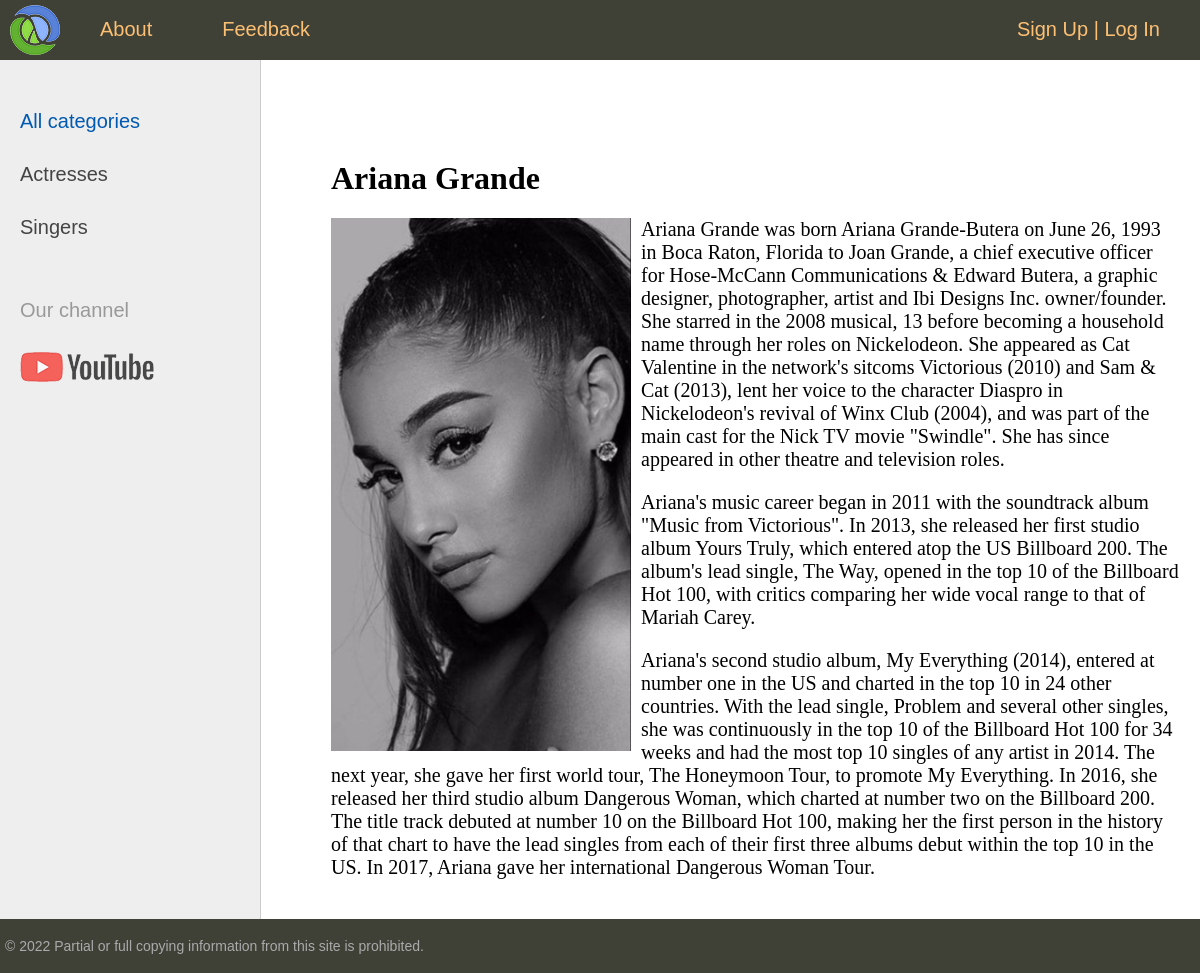
The app's page /post/ariana-grande/ with its own data.
### women/models.py (models this page shows, shortened)
class Category(models.Model):
    name = models.CharField(max_length=100, db_index=True, verbose_name='Category')
    slug = models.SlugField(max_length=255, unique=True, db_index=True, verbose_name="URL")
    def get_absolute_url(self):
        return reverse('category', kwargs={'cat_slug': self.slug})
    class Meta:
        verbose_name = 'Category'
        verbose_name_plural = 'Categories'
        ordering = ['id']

class Women(models.Model):
    title = models.CharField(max_length=255)
    slug = models.SlugField(max_length=255, unique=True, db_index=True, verbose_name="URL")
    content = models.TextField(blank=True)
    photo = models.ImageField(upload_to="photos/%Y/%m/%d/")
    time_create = models.DateTimeField(auto_now_add=True)
    time_update = models.DateTimeField(auto_now=True)
    is_published = models.BooleanField(default=True)
    cat = models.ForeignKey('Category', on_delete=models.PROTECT, verbose_name="Category")
    def __str__(self):
        return self.title   # write this magic method to print titles after SQL query
    class Meta:
        verbose_name = 'Famous women'
        verbose_name_plural = 'Famous women'
        ordering = ['-time_create', 'title']

### women/views.py (the view)
# urls.py: path('post/<slug:post_slug>/', ShowPost.as_view(), name='post'),
class ShowPost(DataMixin, DetailView):
    model = Women
    template_name = 'women/post.html'
    slug_url_kwarg = 'post_slug'
    context_object_name = 'post'
    def get_context_data(self, *, object_list=None, **kwargs):
        context = super().get_context_data(**kwargs)
        c_def = self.get_user_context(title=context['post'])
        return dict(list(context.items()) + list(c_def.items()))

### women/utils.py (called while the page is built)
    def get_user_context(self, **kwargs):
        context = kwargs
        cats = cache.get('cats')
        if not cats:
            cats = Category.objects.annotate(Count('women'))
            cache.set('cats', cats, 200)
        user_menu = menu.copy()
        if not self.request.user.is_authenticated:
            user_menu.pop(1)
        context['menu'] = user_menu
        context['cats'] = cats
        if 'cat_selected' not in context:
            context['cat_selected'] = 0
        return context

### women/templates/women/post.html
{% extends 'women/base.html' %}
{% block content %}
<h1>{{ post.title }}</h1>
{% if post.photo %}
<p><img class="img-article-left" src="{{ post.photo.url }}"></p>
{% endif %}
{{ post.content | linebreaks }}
{% endblock %}

### women/templates/women/base.html (shortened to what this page needs)
{% load static %}
{% load women_tags %}
<!DOCTYPE html>
<html>
<head>
	<link type="text/css" href="{% static 'women/css/styles.css' %}" rel="stylesheet" />
</head>
<body>
<table class="table-page" border=0 cellpadding="0" cellspacing="0">
<tr><td valign=top>
{% block mainmenu %}
		<div class="header">
			<ul id="mainmenu" class="mainmenu">
			<li class="logo"><a href="{% url 'home' %}"><div class="logo"></div></a></li>
{% for m in menu %}
			<li><a href="{% url m.url_name %}">{{m.title}}</a></li>
{% endfor %}
				{% if request.user.is_authenticated %}
				<li class="last">{{ user.username }} | <a href="{% url 'logout' %}">Log Out</a></li>
				{% else %}
				<li class="last"><a href="{% url 'register' %}">Sign Up</a> | <a href="{% url 'login' %}">Log In</a></li>
				{% endif %}
			</ul>
		</div>
{% endblock mainmenu %}
<table class="table-content" border=0 cellpadding="0" cellspacing="0">
<tr>
	<td valign="top" class="left-chapters">
	<ul id="leftchapters">
{% if cat_selected == 0 %}
		<li class="selected">All categories</li>
{% else %}
		<li><a href="{% url 'home' %}">All categories</a></li>
{% endif %}
{% for c in cats %}
{% if c.women__count > 0 %}
	{% if c.pk == cat_selected %}
		<li class="selected">{{c.name}}</li>
	{% else %}
		<li><a href="{{ c.get_absolute_url }}">{{c.name}}</a></li>
	{% endif %}
{% endif %}
{% endfor %}
		<li class="share">
		<p>Our channel</p>
		<a class="share-yt" href="https://www.youtube.com/watch?v=dQw4w9WgXcQ&ab_channel=RickAstley" target="_blank" rel="nofollow"></a>
		</li>
	</ul>
</td>
<td valign="top" class="content">
	<div class="content-text">
{% block content %}
{% endblock %}
	</div>
</td></tr></table>
</td></tr>
<tr><td valign=top>
	<div id="footer">
		<p>&copy; 2022 Partial or full copying information from this site is prohibited.</p>
	</div>
</td></tr></table>
</body>
</html>

### women/static/women/css/styles.css (style rules this page uses)
html, body { font-family: 'Arial'; margin: 0; padding: 0; height: 100%; width: 100%; color: #444; }
a { color: #0059b2; text-decoration: none; }
img { max-width: 600px; height: auto; }
img.img-article-left { max-width: 300px; height: auto; float: left; padding: 0 10px 10px 0; }
.table-page { width: 100%; height: 100%; vertical-align: top; }
.table-page tr { height: 100%; }
.header { background: #3F4137; height: 60px; }
.logo { background: url('../images/logo.png') no-repeat 10px 5px; width: 70px; height: 60px; }
ul.mainmenu { list-style: none; margin: 0; padding: 0; height: 60px; color: #fdc073; font-size: 20px; overflow: hidden; }
ul.mainmenu li { float: left; margin: 18px 40px 0 30px; }
ul.mainmenu li.logo { margin: 0; }
ul.mainmenu li.last { float: right; }
ul.mainmenu li a { color: #fdc073; text-decoration: none; }
.table-content { width: 100%; min-height: 100%; height: 100%; }
.left-chapters { margin: 0; background: #eee; border-right: 1px solid #ccc; min-height: 100%; }
.left-chapters ul { width: 230px; min-height: 100%; margin: 0; padding: 20px 10px 10px 20px; list-style: none; font-size: 20px; }
.left-chapters ul li { margin: 30px 0 0 0; color: #999; }
.left-chapters ul li.selected { color: #0059b2; }
.left-chapters ul li a { color: #444; text-decoration: none; }
.left-chapters ul li.share { margin: 60px 0 0 0; }
.left-chapters ul li.share p { margin: 30px 0 30px 0; }
.left-chapters ul li.share a { display: inline-block; width: 40px; height: 40px; margin: 0 20px 0 0; }
.left-chapters ul li.share a.share-yt { width: 100%; height: 30px; background: url('../images/share_yt.png') no-repeat 0 0 }
.content { padding: 40px 20px 20px 40px; width: 100%; box-sizing: border-box; }
.content-text { margin: 60px 0 0 30px; color: #000; font-size: 20px; font-family: Yandex Sans Display Light; }
.content-text h1 { font-size: 32px; }
#footer { box-sizing: border-box; background: #3F4137; padding: 5px; color: #aaa; font-size: 14px; font-family: Verdana, Geneva, Arial, Helvetica; text-align: left; overflow: hidden; }

### records on screen
Category: name "Actresses"
Category: name "Singers"
Women: title "Ariana Grande", photo (picture), content "Ariana Grande was born Ariana Grande-Butera on June 26, 1993 in Boca Raton, Florida to Joan Grande, a chief executive officer for Hose-McCann Communications & Edward Butera, a graphic designer, photographer, artist and Ibi Designs Inc. owner/founder. She starred in the 2008 musical, 13 before becoming a household name through her roles on Nickelodeon. She appeared as Cat Valentine in the network's sitcoms Victorious (2010) and Sam & Cat (2013), lent her voice to the character Diaspro in Nickelodeon's revival of Winx Club (2004), and was part of the main cast for the Nick TV movie \"Swindle\". She has since appeared in other theatre and television roles. Ariana's music career began in 2011…"

### other values on screen
{{ m.title }} "About" "Feedback"
